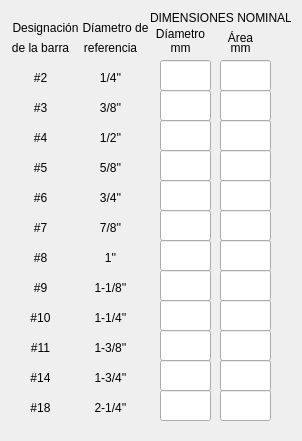
<?xml version="1.0" encoding="UTF-8"?>
<ui version="4.0">
 <class>VentanaBarras</class>
 <widget class="QDialog" name="VentanaBarras">
  <property name="geometry">
   <rect>
    <x>0</x>
    <y>0</y>
    <width>302</width>
    <height>441</height>
   </rect>
  </property>
  <property name="windowTitle">
   <string>Propiedades de las barras</string>
  </property>
  <property name="styleSheet">
   <string notr="true">QToolTip
{
     border: 1px solid black;
     background-color: #D1DBCB;
     padding: 1px;
     border-radius: 3px;
     opacity: 100;
}

QWidget
{
    color: #b1b1b1;
    background-color: #323232;
    selection-background-color:#323232;
    selection-color: black;
    background-clip: border;
    border-image: none;
    border: 0px transparent black;
    outline: 0;
}

QWidget:item:hover
{
    background-color: #D1DBCB;
    color: black;
}

QWidget:item:selected
{
    background-color: #D1DBCB;
    border: 0px
}

QCheckBox
{
    spacing: 5px;
    outline: none;
    color: #eff0f1;
    margin-bottom: 2px;
}

QCheckBox:disabled
{
    color: #76797C;
}

QCheckBox::indicator,QGroupBox::indicator
{
    width: 18px;
    height: 18px;
}

QGroupBox::indicator
{
    margin-left: 2px;
}

QCheckBox::indicator:unchecked
{
    image: url(:/qss_icons/rc/checkbox_unchecked.png);
}

QCheckBox::indicator:unchecked:hover,
QCheckBox::indicator:unchecked:focus,
QCheckBox::indicator:unchecked:pressed,
QGroupBox::indicator:unchecked:hover,
QGroupBox::indicator:unchecked:focus,
QGroupBox::indicator:unchecked:pressed
{
  border: none;
    image: url(:/qss_icons/rc/checkbox_unchecked_focus.png);
}

QCheckBox::indicator:checked
{
    image: url(:/qss_icons/rc/checkbox_checked.png);
}

QCheckBox::indicator:checked:hover,
QCheckBox::indicator:checked:focus,
QCheckBox::indicator:checked:pressed,
QGroupBox::indicator:checked:hover,
QGroupBox::indicator:checked:focus,
QGroupBox::indicator:checked:pressed
{
    border: none;
    image: url(:/qss_icons/rc/checkbox_checked_focus.png);
}


QCheckBox::indicator:indeterminate
{
    image: url(:/qss_icons/rc/checkbox_indeterminate.png);
}

QCheckBox::indicator:indeterminate:focus,
QCheckBox::indicator:indeterminate:hover,
QCheckBox::indicator:indeterminate:pressed
{
    image: url(:/qss_icons/rc/checkbox_indeterminate_focus.png);
}

QCheckBox::indicator:checked:disabled,
QGroupBox::indicator:checked:disabled
{
    image: url(:/qss_icons/rc/checkbox_checked_disabled.png);
}

QCheckBox::indicator:unchecked:disabled,
QGroupBox::indicator:unchecked:disabled
{
    image: url(:/qss_icons/rc/checkbox_unchecked_disabled.png);
}

QRadioButton
{
    spacing: 5px;
    outline: none;
    color: #eff0f1;
    margin-bottom: 2px;
}

QRadioButton:disabled
{
    color: #76797C;
}
QRadioButton::indicator
{
    width: 21px;
    height: 21px;
}

QRadioButton::indicator:unchecked
{
    image: url(:/qss_icons/rc/radio_unchecked.png);
}


QRadioButton::indicator:unchecked:hover,
QRadioButton::indicator:unchecked:focus,
QRadioButton::indicator:unchecked:pressed
{
    border: none;
    outline: none;
    image: url(:/qss_icons/rc/radio_unchecked_focus.png);
}

QRadioButton::indicator:checked
{
    border: none;
    outline: none;
    image: url(:/qss_icons/rc/radio_checked.png);
}

QRadioButton::indicator:checked:hover,
QRadioButton::indicator:checked:focus,
QRadioButton::indicator:checked:pressed
{
    border: none;
    outline: none;
    image: url(:/qss_icons/rc/radio_checked_focus.png);
}

QRadioButton::indicator:checked:disabled
{
    outline: none;
    image: url(:/qss_icons/rc/radio_checked_disabled.png);
}

QRadioButton::indicator:unchecked:disabled
{
    image: url(:/qss_icons/rc/radio_unchecked_disabled.png);
}


QMenuBar
{
    background-color: #323232;
    color: #D1DBCB;
}

QMenuBar::item
{
    background-color: #323232;
    background: transparent;
    /* padding: 2px 20px 2px 20px; */
}

QMenuBar::item:selected
{
    background: transparent;
    /* border: 1px solid #76797C; */
}

QMenuBar::item:pressed
{
    border: 0px solid #76797C;
    background-color: #D1DBCB;
    color: #000;
    margin-bottom:-1px;
    padding-bottom:1px;
}

QMenu
{
    background-color: #323232;
    /* border: 1px solid #76797C; */
    color: #eff0f1;
    /*margin: 2px; */
}

QMenu::icon
{
    /*margin: 5px;*/
}

QMenu::item
{
    padding: 2px 30px 2px 30px;
    /*margin-left: 5px;*/
    border: 1px solid transparent; /* reserve space for selection border */
}

QMenu::item:selected
{
    color: #000000;
}

QMenu::separator {
    height: 2px;
    background: #D1DBCB;
    margin-left: 10px;
    margin-right: 5px;
}

QMenu::indicator {
    width: 18px;
    height: 18px;
}

/* non-exclusive indicator = check box style indicator
   (see QActionGroup::setExclusive) */
QMenu::indicator:non-exclusive:unchecked {
    image: url(:/qss_icons/rc/checkbox_unchecked.png);
}

QMenu::indicator:non-exclusive:unchecked:selected {
    image: url(:/qss_icons/rc/checkbox_unchecked_disabled.png);
}

QMenu::indicator:non-exclusive:checked {
    image: url(:/qss_icons/rc/checkbox_checked.png);
}

QMenu::indicator:non-exclusive:checked:selected {
    image: url(:/qss_icons/rc/checkbox_checked_disabled.png);
}

/* exclusive indicator = radio button style indicator (see QActionGroup::setExclusive) */
QMenu::indicator:exclusive:unchecked {
    image: url(:/qss_icons/rc/radio_unchecked.png);
}

QMenu::indicator:exclusive:unchecked:selected {
    image: url(:/qss_icons/rc/radio_unchecked_disabled.png);
}

QMenu::indicator:exclusive:checked {
    image: url(:/qss_icons/rc/radio_checked.png);
}

QMenu::indicator:exclusive:checked:selected {
    image: url(:/qss_icons/rc/radio_checked_disabled.png);
}

QMenu::right-arrow {
    margin: 5px;
    image: url(:/qss_icons/rc/right_arrow.png)
}


QWidget:disabled
{
    color: #454545;
    background-color: #323232;
}

QAbstractItemView
{
    alternate-background-color: #323232;
    color: #eff0f1;
    border: 1px solid 3A3939;
    border-radius: 2px;
}

QWidget:focus, QMenuBar:focus,QToolBar:focus,QScrollAreaViewer:focus
{
    /* border: 2px solid #D1DBCB; */
}

QTabWidget:focus, QCheckBox:focus, QRadioButton:focus, QSlider:focus
{
    border: none;
}

QLineEdit
{
    background-color: #1e1e1e;
    selection-background-color: #D1DBCB;
    selection-color: black;
    padding: 5px;
    border-style: solid;
    border: 1px solid #76797C;
    border-radius: 2px;
    color: #eff0f1;
}

QGroupBox {
    border:1px solid #76797C;
    border-radius: 2px;
    margin-top: 20px;
}

QGroupBox::title {
    subcontrol-origin: margin;
    subcontrol-position: top center;
    padding-left: 10px;
    padding-right: 10px;
    padding-top: 10px;
}

QAbstractScrollArea
{
    border-radius: 0px;
    border: 0px solid #76797C;
    background-color: transparent;
}

QScrollBar:horizontal
{
    height: 15px;
    margin: 3px 15px 3px 15px;
    border: 1px transparent #2A2929;
    border-radius: 4px;
    background-color: #2A2929;
}

QScrollBar::handle:horizontal
{
    background-color: #605F5F;
    min-width: 5px;
    border-radius: 4px;
}

QScrollBar::add-line:horizontal
{
    margin: 0px 3px 0px 3px;
    border-image: url(:/qss_icons/rc/right_arrow_disabled.png);
    width: 10px;
    height: 10px;
    subcontrol-position: right;
    subcontrol-origin: margin;
}

QScrollBar::sub-line:horizontal
{
    margin: 0px 3px 0px 3px;
    border-image: url(:/qss_icons/rc/left_arrow_disabled.png);
    height: 10px;
    width: 10px;
    subcontrol-position: left;
    subcontrol-origin: margin;
}

QScrollBar::add-line:horizontal:hover,QScrollBar::add-line:horizontal:on
{
    border-image: url(:/qss_icons/rc/right_arrow.png);
    height: 10px;
    width: 10px;
    subcontrol-position: right;
    subcontrol-origin: margin;
}


QScrollBar::sub-line:horizontal:hover, QScrollBar::sub-line:horizontal:on
{
    border-image: url(:/qss_icons/rc/left_arrow.png);
    height: 10px;
    width: 10px;
    subcontrol-position: left;
    subcontrol-origin: margin;
}

QScrollBar::up-arrow:horizontal, QScrollBar::down-arrow:horizontal
{
    background: none;
}


QScrollBar::add-page:horizontal, QScrollBar::sub-page:horizontal
{
    background: none;
}

QScrollBar:vertical
{
    background-color: #2A2929;
    width: 15px;
    margin: 15px 3px 15px 3px;
    border: 1px transparent #2A2929;
    border-radius: 4px;
}

QScrollBar::handle:vertical
{
    background-color: #605F5F;
    min-height: 5px;
    border-radius: 4px;
}

QScrollBar::sub-line:vertical
{
    margin: 3px 0px 3px 0px;
    border-image: url(:/qss_icons/rc/up_arrow_disabled.png);
    height: 10px;
    width: 10px;
    subcontrol-position: top;
    subcontrol-origin: margin;
}

QScrollBar::add-line:vertical
{
    margin: 3px 0px 3px 0px;
    border-image: url(:/qss_icons/rc/down_arrow_disabled.png);
    height: 10px;
    width: 10px;
    subcontrol-position: bottom;
    subcontrol-origin: margin;
}

QScrollBar::sub-line:vertical:hover,QScrollBar::sub-line:vertical:on
{

    border-image: url(:/qss_icons/rc/up_arrow.png);
    height: 10px;
    width: 10px;
    subcontrol-position: top;
    subcontrol-origin: margin;
}


QScrollBar::add-line:vertical:hover, QScrollBar::add-line:vertical:on
{
    border-image: url(:/qss_icons/rc/down_arrow.png);
    height: 10px;
    width: 10px;
    subcontrol-position: bottom;
    subcontrol-origin: margin;
}

QScrollBar::up-arrow:vertical, QScrollBar::down-arrow:vertical
{
    background: none;
}


QScrollBar::add-page:vertical, QScrollBar::sub-page:vertical
{
    background: none;
}

QTextEdit
{
    background-color: #1e1e1e;
    color: #eff0f1;
    border: 1px solid #76797C;
}

QPlainTextEdit
{
    background-color: #1e1e1e;;
    color: #eff0f1;
    border-radius: 2px;
    border: 1px solid #76797C;
}

QHeaderView::section
{
    background-color: #76797C;
    color: #eff0f1;
    padding: 5px;
    border: 1px solid #76797C;
}

QSizeGrip {
    image: url(:/qss_icons/rc/sizegrip.png);
    width: 12px;
    height: 12px;
}


QMainWindow::separator
{
    background-color: #323232;
    color: white;
    padding-left: 4px;
    spacing: 2px;
    border: 1px dashed #76797C;
}

QMainWindow::separator:hover
{

    background-color: #787876;
    color: white;
    padding-left: 4px;
    border: 1px solid #76797C;
    spacing: 2px;
}


QMenu::separator
{
    height: 1px;
    background-color: #76797C;
    color: white;
    padding-left: 4px;
    margin-left: 10px;
    margin-right: 5px;
}

QFrame
{
    border-radius: 0px;
    /*border: 1px solid #76797C;*/
}


QFrame[frameShape=&quot;0&quot;]
{
    border-radius: 0px;
    border: 0px transparent #76797C;
}

QStackedWidget
{
    border: 1px transparent black;
}

QToolBar {
    border: 0px transparent #393838;
    background: 0px solid #323232;
    font-weight: bold;
}

QToolBar::handle:horizontal {
    image: url(:/qss_icons/rc/Hmovetoolbar.png);
}
QToolBar::handle:vertical {
    image: url(:/qss_icons/rc/Vmovetoolbar.png);
}
QToolBar::separator:horizontal {
    image: url(:/qss_icons/rc/Hsepartoolbar.png);
}
QToolBar::separator:vertical {
    image: url(:/qss_icons/rc/Vsepartoolbar.png);
}
QToolButton#qt_toolbar_ext_button {
    background: #58595a
}

QPushButton
{
    color: #eff0f1;
    background-color: #323232;
    border-width: 1px;
    border-color: #76797C;
    border-style: solid;
    padding: 5px;
    border-radius: 0px;
    outline: none;
}

QPushButton:disabled
{
    background-color: #323232;
    border-width: 1px;
    border-color: #454545;
    border-style: solid;
    padding-top: 5px;
    padding-bottom: 5px;
    padding-left: 10px;
    padding-right: 10px;
    border-radius: 2px;
    color: #454545;
}

QPushButton:focus {
    background-color: #D1DBCB;
    color: black;
}

QPushButton:pressed
{
    color: black;
    background-color: #D1DBCB;
    padding-top: -15px;
    padding-bottom: -17px;
}

QComboBox
{
    selection-background-color: #D1DBCB;
    background-color: #31363B;
    border-style: solid;
    border: 1px solid #76797C;
    border-radius: 2px;
    padding: 5px;
    min-width: 75px;
}

QPushButton:checked{
    background-color: #76797C;
    border-color: #6A6969;
}

QComboBox:hover,QPushButton:hover,QAbstractSpinBox:hover,QLineEdit:hover,QTextEdit:hover,QPlainTextEdit:hover,QAbstractView:hover,QTreeView:hover
{
    border: 1px solid #D1DBCB;
}

QComboBox:on
{
    padding-top: 0px;
    padding-left: 4px;
    selection-background-color: #4a4a4a;
}

QComboBox QAbstractItemView
{
    background-color: #1e1e1e;
    border-radius: 2px;
    border: 1px solid #76797C;
    selection-background-color: #D1DBCB;
}

QComboBox::drop-down
{
    subcontrol-origin: padding;
    subcontrol-position: top right;
    width: 15px;

    border-left-width: 0px;
    border-left-color: darkgray;
    border-left-style: solid;
    border-top-right-radius: 3px;
    border-bottom-right-radius: 3px;
}

QComboBox::down-arrow
{
    image: url(:/qss_icons/rc/down_arrow_disabled.png);
}

QComboBox::down-arrow:on, QComboBox::down-arrow:hover,
QComboBox::down-arrow:focus
{
    image: url(:/qss_icons/rc/down_arrow.png);
}

QAbstractSpinBox {
    padding: 2px;
    margin: 2px;
    background-color: #1e1e1e;
    color: #eff0f1;
    border-radius: 0px;
    min-width: 75px;
    selection-background-color: #D1DBCB;
    selection-color: black;
}

QAbstractSpinBox:up-button
{
    background-color: transparent;
    subcontrol-origin: border;
    subcontrol-position: center right;
}

QAbstractSpinBox:down-button
{
    background-color: transparent;
    subcontrol-origin: border;
    subcontrol-position: center left;
}

QAbstractSpinBox::up-arrow,QAbstractSpinBox::up-arrow:disabled,QAbstractSpinBox::up-arrow:off {
    image: url(:/qss_icons/rc/up_arrow_disabled.png);
    width: 10px;
    height: 10px;
}
QAbstractSpinBox::up-arrow:hover
{
    image: url(:/qss_icons/rc/up_arrow.png);
}


QAbstractSpinBox::down-arrow,QAbstractSpinBox::down-arrow:disabled,QAbstractSpinBox::down-arrow:off
{
    image: url(:/qss_icons/rc/down_arrow_disabled.png);
    width: 10px;
    height: 10px;
}
QAbstractSpinBox::down-arrow:hover
{
    image: url(:/qss_icons/rc/down_arrow.png);
}


QLabel
{
    border: 0px solid black;
    margin-left: 2px;
    margin-right: 2px;
    color: #D1DBCB;
}

QTabWidget{
    border: 0px transparent black;
}

QTabWidget::pane {
    border: 1px solid #76797C;
    padding: 5px;
    margin: 0px;
}

QTabWidget::tab-bar {
    left: 5px; /* move to the right by 5px */
}

QTabBar
{
    qproperty-drawBase: 0;
    border-radius: 3px;
}

QTabBar::focus
{
    border: 0px transparent black;
    color: black;
}

QTabBar::hover
{
    border: 0px transparent black;
    color: black;
}

QTabBar::close-button  {
    image: url(:/qss_icons/rc/close.png);
    background: transparent;
}

QTabBar::close-button:hover
{
    image: url(:/qss_icons/rc/close-hover.png);
    background: transparent;
}

QTabBar::close-button:pressed {
    image: url(:/qss_icons/rc/close-pressed.png);
    background: transparent;
}

/* TOP TABS */
QTabBar::tab:top {
    color: #eff0f1;
    border: 1px solid #76797C;
    border-bottom: 1px transparent black;
    background-color: #323232;
    padding: 5px;
    min-width: 50px;
    border-top-left-radius: 2px;
    border-top-right-radius: 2px;
}

QTabBar::tab:top:!selected
{
    color: #eff0f1;
    background-color: #54575B;
    border: 1px solid #76797C;
    border-bottom: 1px transparent black;
    border-top-left-radius: 2px;
    border-top-right-radius: 2px;
}

QTabBar::tab:top:!selected:hover {
    background-color: #D1DBCB;
    color: black;
}

/* BOTTOM TABS */
QTabBar::tab:bottom {
    color: #eff0f1;
    border: 1px solid #76797C;
    border-top: 1px transparent black;
    background-color: #323232;
    padding: 5px;
    border-bottom-left-radius: 2px;
    border-bottom-right-radius: 2px;
    min-width: 50px;
}

QTabBar::tab:bottom:!selected
{
    color: #eff0f1;
    background-color: #54575B;
    border: 1px solid #76797C;
    border-top: 1px transparent black;
    border-bottom-left-radius: 2px;
    border-bottom-right-radius: 2px;
}

QTabBar::tab:bottom:!selected:hover {
    background-color: #D1DBCB;
    color: black;
}

/* LEFT TABS */
QTabBar::tab:left {
    color: #eff0f1;
    border: 1px solid #76797C;
    border-left: 1px transparent black;
    background-color: #323232;
    padding: 5px;
    border-top-right-radius: 2px;
    border-bottom-right-radius: 2px;
    min-height: 50px;
}

QTabBar::tab:left:!selected
{
    color: #eff0f1;
    background-color: #54575B;
    border: 1px solid #76797C;
    border-left: 1px transparent black;
    border-top-right-radius: 2px;
    border-bottom-right-radius: 2px;
}

QTabBar::tab:left:!selected:hover {
    background-color: #D1DBCB;
    color: black;
}


/* RIGHT TABS */
QTabBar::tab:right {
    color: #eff0f1;
    border: 1px solid #76797C;
    border-right: 1px transparent black;
    background-color: #323232;
    padding: 5px;
    border-top-left-radius: 2px;
    border-bottom-left-radius: 2px;
    min-height: 50px;
}

QTabBar::tab:right:!selected
{
    color: #eff0f1;
    background-color: #54575B;
    border: 1px solid #76797C;
    border-right: 1px transparent black;
    border-top-left-radius: 2px;
    border-bottom-left-radius: 2px;
}

QTabBar::tab:right:!selected:hover {
    background-color: #D1DBCB;
    color: black;
}

QTabBar QToolButton::right-arrow:enabled {
     image: url(:/qss_icons/rc/right_arrow.png);
 }

 QTabBar QToolButton::left-arrow:enabled {
     image: url(:/qss_icons/rc/left_arrow.png);
 }

QTabBar QToolButton::right-arrow:disabled {
     image: url(:/qss_icons/rc/right_arrow_disabled.png);
 }

 QTabBar QToolButton::left-arrow:disabled {
     image: url(:/qss_icons/rc/left_arrow_disabled.png);
 }


QDockWidget {
    background: #323232;
    border: 1px solid #403F3F;
    titlebar-close-icon: url(:/qss_icons/rc/close.png);
    titlebar-normal-icon: url(:/qss_icons/rc/undock.png);
}

QDockWidget::close-button, QDockWidget::float-button {
    border: 1px solid transparent;
    border-radius: 2px;
    background: transparent;
}

QDockWidget::close-button:hover, QDockWidget::float-button:hover {
    background: rgba(255, 255, 255, 10);
}

QDockWidget::close-button:pressed, QDockWidget::float-button:pressed {
    padding: 1px -1px -1px 1px;
    background: rgba(255, 255, 255, 10);
}

QTreeView, QListView
{
    border: 1px solid #76797C;
    background-color: #1e1e1e;
}

QTreeView:branch:selected, QTreeView:branch:hover
{
    background: url(:/qss_icons/rc/transparent.png);
}

QTreeView::branch:has-siblings:!adjoins-item {
    border-image: url(:/qss_icons/rc/transparent.png);
}

QTreeView::branch:has-siblings:adjoins-item {
    border-image: url(:/qss_icons/rc/transparent.png);
}

QTreeView::branch:!has-children:!has-siblings:adjoins-item {
    border-image: url(:/qss_icons/rc/transparent.png);
}

QTreeView::branch:has-children:!has-siblings:closed,
QTreeView::branch:closed:has-children:has-siblings {
    image: url(:/qss_icons/rc/branch_closed.png);
}

QTreeView::branch:open:has-children:!has-siblings,
QTreeView::branch:open:has-children:has-siblings  {
    image: url(:/qss_icons/rc/branch_open.png);
}

QTreeView::branch:has-children:!has-siblings:closed:hover,
QTreeView::branch:closed:has-children:has-siblings:hover {
    image: url(:/qss_icons/rc/branch_closed-on.png);
    }

QTreeView::branch:open:has-children:!has-siblings:hover,
QTreeView::branch:open:has-children:has-siblings:hover  {
    image: url(:/qss_icons/rc/branch_open-on.png);
    }

QListView::item:!selected:hover, QTreeView::item:!selected:hover  {
    background: #848383;
    outline: 0;
    color: #eff0f1;
}

QListView::item:selected:hover, QTreeView::item:selected:hover  {
    background: #D1DBCB;
}

QSlider::groove:horizontal {
    border: 1px solid #565a5e;
    height: 4px;
    background: #565a5e;
    margin: 0px;
    border-radius: 2px;
}

QSlider::handle:horizontal {
    background: #D1DBCB;
    border: 1px solid #999999;
    width: 10px;
    height: 10px;
    margin: -5px 0;
}

QSlider::add-page:qlineargradient {
    background: #595858;
    border-top-right-radius: 5px;
    border-bottom-right-radius: 5px;
    border-top-left-radius: 0px;
    border-bottom-left-radius: 0px;
}

QSlider::sub-page::qlineargradient:horizontal {
    background:  #D1DBCB;
    border-top-right-radius: 0px;
    border-bottom-right-radius: 0px;
    border-top-left-radius: 5px;
    border-bottom-left-radius: 5px;
}

QSlider::groove:vertical {
    border: 1px solid #565a5e;
    width: 4px;
    background: #565a5e;
    margin: 0px;
    border-radius: 3px;
}

QSlider::handle:vertical {
    background: #D1DBCB;
    border: 1px solid #999999;
    width: 10px;
    height: 10px;
    margin: 0 -5px;
}

QToolButton {
    color: #D1DBCB;
    background-color: transparent;
    border: 0px transparent #76797C;
    border-radius: 0px;
    padding: 1px;
    margin-right: 5px;
}

QToolButton[popupMode=&quot;1&quot;] { /* only for MenuButtonPopup */
 padding-right: 20px; /* make way for the popup button */
 border: 1px #76797C;
 border-radius: 0px;
}

QToolButton[popupMode=&quot;2&quot;] { /* only for InstantPopup */
 padding-right: 10px; /* make way for the popup button */
 border: 0px #76797C;
}


QToolButton:hover, QToolButton::menu-button:hover {
    background-color: transparent;
    border: 1px solid #D1DBCB;
    padding: 2px;
}

QToolButton:checked, QToolButton:pressed,
        QToolButton::menu-button:pressed {
    color: black;
    background-color: #D1DBCB;
    border: 0px solid #D1DBCB;
    padding: 2px;
}

/* the subcontrol below is used only in the InstantPopup or DelayedPopup mode */
QToolButton::menu-indicator {
    image: url(:/qss_icons/rc/down_arrow.png);
    top: -7px; left: -2px; /* shift it a bit */
}

/* the subcontrols below are used only in the MenuButtonPopup mode */
QToolButton::menu-button {
    border: 1px transparent #76797C;
    border-top-right-radius: 6px;
    border-bottom-right-radius: 6px;
    /* 16px width + 4px for border = 20px allocated above */
    width: 16px;
    outline: none;
}

QToolButton::menu-arrow {
    image: url(:/qss_icons/rc/down_arrow.png);
}

QToolButton::menu-arrow:open {
    border: 1px solid #76797C;
}

QPushButton::menu-indicator  {
    subcontrol-origin: padding;
    subcontrol-position: bottom right;
    left: 8px;
}

QTableView
{
    border: 1px solid #76797C;
    gridline-color: #323232;
    background-color: #1e1e1e;
}


QTableView, QHeaderView
{
    border-radius: 0px;
}

QTableView::item:pressed, QListView::item:pressed, QTreeView::item:pressed  {
    background: #D1DBCB;
    color: black;
}

QTableView::item:selected:active, QTreeView::item:selected:active, QListView::item:selected:active  {
    background: #D1DBCB;
    color: black;
}

QHeaderView
{
    background-color: #323232;
    border: 1px transparent;
    border-radius: 0px;
    margin: 0px;
    padding: 0px;

}

QHeaderView::section  {
    background-color: #323232;
    color: #eff0f1;
    padding: 5px;
    border: 1px solid #76797C;
    border-radius: 0px;
    text-align: center;
}

QHeaderView::section::vertical::first, QHeaderView::section::vertical::only-one
{
    border-top: 1px solid #76797C;
}

QHeaderView::section::vertical
{
    border-top: transparent;
}

QHeaderView::section::horizontal::first, QHeaderView::section::horizontal::only-one
{
    border-left: 1px solid #76797C;
}

QHeaderView::section::horizontal
{
    border-left: transparent;
}


QHeaderView::section:checked
 {
    color: white;
    background-color: #848383;
 }

 /* style the sort indicator */
QHeaderView::down-arrow {
    image: url(:/qss_icons/rc/down_arrow.png);
}

QHeaderView::up-arrow {
    image: url(:/qss_icons/rc/up_arrow.png);
}


QTableCornerButton::section {
    background-color: #323232;
    border: 1px transparent #76797C;
    border-radius: 0px;
}

QToolBox  {
    padding: 5px;
    border: 1px transparent black;
}

QToolBox::tab {
    color: #eff0f1;
    background-color: #323232;
    border: 1px solid #76797C;
    border-bottom: 1px transparent #323232;
    border-top-left-radius: 5px;
    border-top-right-radius: 5px;
}

QToolBox::tab:selected { /* italicize selected tabs */
    font: italic;
    background-color: #323232;
    border-color: #D1DBCB;
 }

QStatusBar::item {
    border: 0px transparent dark;
    margin: 0px;
    border: 0px;
 }


QFrame[height=&quot;3&quot;], QFrame[width=&quot;3&quot;] {
    background-color: #76797C;
}


QSplitter::handle {
    border: 1px dashed #76797C;
}

QSplitter::handle:hover {
    background-color: #787876;
    border: 1px solid #76797C;
}

QSplitter::handle:horizontal {
    width: 1px;
}

QSplitter::handle:vertical {
    height: 1px;
}

QProgressBar {
    border: 1px solid #76797C;
    border-radius: 5px;
    text-align: center;
}

QProgressBar::chunk {
    background-color: #D1DBCB;
}

QDateEdit
{
    selection-background-color: #D1DBCB;
    border-style: solid;
    border: 1px solid #CEE343;
    border-radius: 2px;
    padding: 1px;
    min-width: 75px;
}

QDateEdit:on
{
    padding-top: 3px;
    padding-left: 4px;
    selection-background-color: #4a4a4a;
}

QDateEdit QAbstractItemView
{
    background-color: #1e1e1e;
    border-radius: 2px;
    border: 1px solid #3375A3;
    selection-background-color: #D1DBCB;
}

QDateEdit::drop-down
{
    subcontrol-origin: padding;
    subcontrol-position: top right;
    width: 15px;
    border-left-width: 0px;
    border-left-color: darkgray;
    border-left-style: solid;
    border-top-right-radius: 3px;
    border-bottom-right-radius: 3px;
}

QDateEdit::down-arrow
{
    image: url(:/qss_icons/rc/down_arrow_disabled.png);
}

QDateEdit::down-arrow:on, QDateEdit::down-arrow:hover,
QDateEdit::down-arrow:focus
{
    image: url(:/qss_icons/rc/down_arrow.png);
}
</string>
  </property>
  <widget class="QLineEdit" name="line_edit_area_N2">
   <property name="geometry">
    <rect>
     <x>220</x>
     <y>60</y>
     <width>51</width>
     <height>31</height>
    </rect>
   </property>
  </widget>
  <widget class="QLineEdit" name="line_edit_area_N9">
   <property name="geometry">
    <rect>
     <x>220</x>
     <y>270</y>
     <width>51</width>
     <height>31</height>
    </rect>
   </property>
  </widget>
  <widget class="QLabel" name="label_28">
   <property name="geometry">
    <rect>
     <x>10</x>
     <y>400</y>
     <width>61</width>
     <height>16</height>
    </rect>
   </property>
   <property name="text">
    <string>&lt;html&gt;&lt;head/&gt;&lt;body&gt;&lt;p align=&quot;center&quot;&gt;#18&lt;/p&gt;&lt;/body&gt;&lt;/html&gt;</string>
   </property>
  </widget>
  <widget class="QLabel" name="label_10">
   <property name="geometry">
    <rect>
     <x>150</x>
     <y>40</y>
     <width>61</width>
     <height>16</height>
    </rect>
   </property>
   <property name="text">
    <string>&lt;html&gt;&lt;head/&gt;&lt;body&gt;&lt;p align=&quot;center&quot;&gt;mm&lt;/p&gt;&lt;/body&gt;&lt;/html&gt;</string>
   </property>
  </widget>
  <widget class="QLineEdit" name="line_edit_area_N14">
   <property name="geometry">
    <rect>
     <x>220</x>
     <y>360</y>
     <width>51</width>
     <height>31</height>
    </rect>
   </property>
  </widget>
  <widget class="QLabel" name="label_20">
   <property name="geometry">
    <rect>
     <x>10</x>
     <y>130</y>
     <width>61</width>
     <height>16</height>
    </rect>
   </property>
   <property name="text">
    <string>&lt;html&gt;&lt;head/&gt;&lt;body&gt;&lt;p align=&quot;center&quot;&gt;#4&lt;/p&gt;&lt;/body&gt;&lt;/html&gt;</string>
   </property>
  </widget>
  <widget class="QLabel" name="label_35">
   <property name="geometry">
    <rect>
     <x>80</x>
     <y>340</y>
     <width>61</width>
     <height>16</height>
    </rect>
   </property>
   <property name="text">
    <string>&lt;html&gt;&lt;head/&gt;&lt;body&gt;&lt;p align=&quot;center&quot;&gt;1-3/8''&lt;/p&gt;&lt;/body&gt;&lt;/html&gt;</string>
   </property>
  </widget>
  <widget class="QLineEdit" name="line_edit_diametro_N18">
   <property name="geometry">
    <rect>
     <x>160</x>
     <y>390</y>
     <width>51</width>
     <height>31</height>
    </rect>
   </property>
  </widget>
  <widget class="QLineEdit" name="line_edit_diametro_N7">
   <property name="geometry">
    <rect>
     <x>160</x>
     <y>210</y>
     <width>51</width>
     <height>31</height>
    </rect>
   </property>
  </widget>
  <widget class="QLabel" name="label_17">
   <property name="geometry">
    <rect>
     <x>10</x>
     <y>70</y>
     <width>61</width>
     <height>16</height>
    </rect>
   </property>
   <property name="text">
    <string>&lt;html&gt;&lt;head/&gt;&lt;body&gt;&lt;p align=&quot;center&quot;&gt;#2&lt;/p&gt;&lt;/body&gt;&lt;/html&gt;</string>
   </property>
  </widget>
  <widget class="QLineEdit" name="line_edit_diametro_N8">
   <property name="geometry">
    <rect>
     <x>160</x>
     <y>240</y>
     <width>51</width>
     <height>31</height>
    </rect>
   </property>
  </widget>
  <widget class="QLineEdit" name="line_edit_diametro_N9">
   <property name="geometry">
    <rect>
     <x>160</x>
     <y>270</y>
     <width>51</width>
     <height>31</height>
    </rect>
   </property>
  </widget>
  <widget class="QLabel" name="label_9">
   <property name="geometry">
    <rect>
     <x>150</x>
     <y>26</y>
     <width>61</width>
     <height>16</height>
    </rect>
   </property>
   <property name="text">
    <string>&lt;html&gt;&lt;head/&gt;&lt;body&gt;&lt;p align=&quot;center&quot;&gt;Díametro&lt;/p&gt;&lt;/body&gt;&lt;/html&gt;</string>
   </property>
  </widget>
  <widget class="QLabel" name="label_6">
   <property name="geometry">
    <rect>
     <x>80</x>
     <y>40</y>
     <width>61</width>
     <height>16</height>
    </rect>
   </property>
   <property name="text">
    <string>&lt;html&gt;&lt;head/&gt;&lt;body&gt;&lt;p align=&quot;center&quot;&gt;referencia&lt;/p&gt;&lt;/body&gt;&lt;/html&gt;</string>
   </property>
  </widget>
  <widget class="QLabel" name="label_18">
   <property name="geometry">
    <rect>
     <x>10</x>
     <y>100</y>
     <width>61</width>
     <height>16</height>
    </rect>
   </property>
   <property name="text">
    <string>&lt;html&gt;&lt;head/&gt;&lt;body&gt;&lt;p align=&quot;center&quot;&gt;#3&lt;/p&gt;&lt;/body&gt;&lt;/html&gt;</string>
   </property>
  </widget>
  <widget class="QLineEdit" name="line_edit_area_N8">
   <property name="geometry">
    <rect>
     <x>220</x>
     <y>240</y>
     <width>51</width>
     <height>31</height>
    </rect>
   </property>
  </widget>
  <widget class="QLabel" name="label_31">
   <property name="geometry">
    <rect>
     <x>80</x>
     <y>310</y>
     <width>61</width>
     <height>16</height>
    </rect>
   </property>
   <property name="text">
    <string>&lt;html&gt;&lt;head/&gt;&lt;body&gt;&lt;p align=&quot;center&quot;&gt;1-1/4''&lt;/p&gt;&lt;/body&gt;&lt;/html&gt;</string>
   </property>
  </widget>
  <widget class="QLabel" name="label">
   <property name="geometry">
    <rect>
     <x>10</x>
     <y>20</y>
     <width>71</width>
     <height>16</height>
    </rect>
   </property>
   <property name="text">
    <string>&lt;html&gt;&lt;head/&gt;&lt;body&gt;&lt;p align=&quot;center&quot;&gt;Designación&lt;/p&gt;&lt;/body&gt;&lt;/html&gt;</string>
   </property>
  </widget>
  <widget class="QLabel" name="label_19">
   <property name="geometry">
    <rect>
     <x>10</x>
     <y>160</y>
     <width>61</width>
     <height>16</height>
    </rect>
   </property>
   <property name="text">
    <string>&lt;html&gt;&lt;head/&gt;&lt;body&gt;&lt;p align=&quot;center&quot;&gt;#5&lt;/p&gt;&lt;/body&gt;&lt;/html&gt;</string>
   </property>
  </widget>
  <widget class="QLabel" name="label_40">
   <property name="geometry">
    <rect>
     <x>80</x>
     <y>100</y>
     <width>61</width>
     <height>16</height>
    </rect>
   </property>
   <property name="text">
    <string>&lt;html&gt;&lt;head/&gt;&lt;body&gt;&lt;p align=&quot;center&quot;&gt;3/8''&lt;/p&gt;&lt;/body&gt;&lt;/html&gt;</string>
   </property>
  </widget>
  <widget class="QLabel" name="label_22">
   <property name="geometry">
    <rect>
     <x>10</x>
     <y>220</y>
     <width>61</width>
     <height>16</height>
    </rect>
   </property>
   <property name="text">
    <string>&lt;html&gt;&lt;head/&gt;&lt;body&gt;&lt;p align=&quot;center&quot;&gt;#7&lt;/p&gt;&lt;/body&gt;&lt;/html&gt;</string>
   </property>
  </widget>
  <widget class="QLineEdit" name="line_edit_area_N10">
   <property name="geometry">
    <rect>
     <x>220</x>
     <y>300</y>
     <width>51</width>
     <height>31</height>
    </rect>
   </property>
  </widget>
  <widget class="QLabel" name="label_24">
   <property name="geometry">
    <rect>
     <x>10</x>
     <y>310</y>
     <width>61</width>
     <height>16</height>
    </rect>
   </property>
   <property name="text">
    <string>&lt;html&gt;&lt;head/&gt;&lt;body&gt;&lt;p align=&quot;center&quot;&gt;#10&lt;/p&gt;&lt;/body&gt;&lt;/html&gt;</string>
   </property>
  </widget>
  <widget class="QLabel" name="label_36">
   <property name="geometry">
    <rect>
     <x>80</x>
     <y>160</y>
     <width>61</width>
     <height>16</height>
    </rect>
   </property>
   <property name="text">
    <string>&lt;html&gt;&lt;head/&gt;&lt;body&gt;&lt;p align=&quot;center&quot;&gt;5/8''&lt;/p&gt;&lt;/body&gt;&lt;/html&gt;</string>
   </property>
  </widget>
  <widget class="QLineEdit" name="line_edit_diametro_N14">
   <property name="geometry">
    <rect>
     <x>160</x>
     <y>360</y>
     <width>51</width>
     <height>31</height>
    </rect>
   </property>
  </widget>
  <widget class="QLineEdit" name="line_edit_area_N7">
   <property name="geometry">
    <rect>
     <x>220</x>
     <y>210</y>
     <width>51</width>
     <height>31</height>
    </rect>
   </property>
  </widget>
  <widget class="QLineEdit" name="line_edit_diametro_N6">
   <property name="geometry">
    <rect>
     <x>160</x>
     <y>180</y>
     <width>51</width>
     <height>31</height>
    </rect>
   </property>
  </widget>
  <widget class="QLabel" name="label_11">
   <property name="geometry">
    <rect>
     <x>210</x>
     <y>40</y>
     <width>61</width>
     <height>16</height>
    </rect>
   </property>
   <property name="text">
    <string>&lt;html&gt;&lt;head/&gt;&lt;body&gt;&lt;p align=&quot;center&quot;&gt;mm&lt;/p&gt;&lt;/body&gt;&lt;/html&gt;</string>
   </property>
  </widget>
  <widget class="QLineEdit" name="line_edit_diametro_N2">
   <property name="geometry">
    <rect>
     <x>160</x>
     <y>60</y>
     <width>51</width>
     <height>31</height>
    </rect>
   </property>
  </widget>
  <widget class="QLabel" name="label_26">
   <property name="geometry">
    <rect>
     <x>10</x>
     <y>250</y>
     <width>61</width>
     <height>16</height>
    </rect>
   </property>
   <property name="text">
    <string>&lt;html&gt;&lt;head/&gt;&lt;body&gt;&lt;p align=&quot;center&quot;&gt;#8&lt;/p&gt;&lt;/body&gt;&lt;/html&gt;</string>
   </property>
  </widget>
  <widget class="QLabel" name="label_30">
   <property name="geometry">
    <rect>
     <x>80</x>
     <y>250</y>
     <width>61</width>
     <height>16</height>
    </rect>
   </property>
   <property name="text">
    <string>&lt;html&gt;&lt;head/&gt;&lt;body&gt;&lt;p align=&quot;center&quot;&gt;1''&lt;/p&gt;&lt;/body&gt;&lt;/html&gt;</string>
   </property>
  </widget>
  <widget class="QLineEdit" name="line_edit_area_N18">
   <property name="geometry">
    <rect>
     <x>220</x>
     <y>390</y>
     <width>51</width>
     <height>31</height>
    </rect>
   </property>
  </widget>
  <widget class="QLabel" name="label_37">
   <property name="geometry">
    <rect>
     <x>80</x>
     <y>190</y>
     <width>61</width>
     <height>16</height>
    </rect>
   </property>
   <property name="text">
    <string>&lt;html&gt;&lt;head/&gt;&lt;body&gt;&lt;p align=&quot;center&quot;&gt;3/4''&lt;/p&gt;&lt;/body&gt;&lt;/html&gt;</string>
   </property>
  </widget>
  <widget class="QLineEdit" name="line_edit_area_N3">
   <property name="geometry">
    <rect>
     <x>220</x>
     <y>90</y>
     <width>51</width>
     <height>31</height>
    </rect>
   </property>
  </widget>
  <widget class="QLabel" name="label_8">
   <property name="geometry">
    <rect>
     <x>150</x>
     <y>10</y>
     <width>141</width>
     <height>16</height>
    </rect>
   </property>
   <property name="text">
    <string>&lt;html&gt;&lt;head/&gt;&lt;body&gt;&lt;p align=&quot;center&quot;&gt;DIMENSIONES NOMINALES&lt;/p&gt;&lt;/body&gt;&lt;/html&gt;</string>
   </property>
  </widget>
  <widget class="QLabel" name="label_23">
   <property name="geometry">
    <rect>
     <x>10</x>
     <y>280</y>
     <width>61</width>
     <height>16</height>
    </rect>
   </property>
   <property name="text">
    <string>&lt;html&gt;&lt;head/&gt;&lt;body&gt;&lt;p align=&quot;center&quot;&gt;#9&lt;/p&gt;&lt;/body&gt;&lt;/html&gt;</string>
   </property>
  </widget>
  <widget class="QLabel" name="label_25">
   <property name="geometry">
    <rect>
     <x>10</x>
     <y>340</y>
     <width>61</width>
     <height>16</height>
    </rect>
   </property>
   <property name="text">
    <string>&lt;html&gt;&lt;head/&gt;&lt;body&gt;&lt;p align=&quot;center&quot;&gt;#11&lt;/p&gt;&lt;/body&gt;&lt;/html&gt;</string>
   </property>
  </widget>
  <widget class="QLabel" name="label_38">
   <property name="geometry">
    <rect>
     <x>80</x>
     <y>370</y>
     <width>61</width>
     <height>16</height>
    </rect>
   </property>
   <property name="text">
    <string>&lt;html&gt;&lt;head/&gt;&lt;body&gt;&lt;p align=&quot;center&quot;&gt;1-3/4''&lt;/p&gt;&lt;/body&gt;&lt;/html&gt;</string>
   </property>
  </widget>
  <widget class="QLabel" name="label_29">
   <property name="geometry">
    <rect>
     <x>80</x>
     <y>220</y>
     <width>61</width>
     <height>16</height>
    </rect>
   </property>
   <property name="text">
    <string>&lt;html&gt;&lt;head/&gt;&lt;body&gt;&lt;p align=&quot;center&quot;&gt;7/8''&lt;/p&gt;&lt;/body&gt;&lt;/html&gt;</string>
   </property>
  </widget>
  <widget class="QLineEdit" name="line_edit_diametro_N11">
   <property name="geometry">
    <rect>
     <x>160</x>
     <y>330</y>
     <width>51</width>
     <height>31</height>
    </rect>
   </property>
  </widget>
  <widget class="QLineEdit" name="line_edit_diametro_N3">
   <property name="geometry">
    <rect>
     <x>160</x>
     <y>90</y>
     <width>51</width>
     <height>31</height>
    </rect>
   </property>
  </widget>
  <widget class="QLineEdit" name="line_edit_diametro_N4">
   <property name="geometry">
    <rect>
     <x>160</x>
     <y>120</y>
     <width>51</width>
     <height>31</height>
    </rect>
   </property>
  </widget>
  <widget class="QLabel" name="label_39">
   <property name="geometry">
    <rect>
     <x>80</x>
     <y>400</y>
     <width>61</width>
     <height>16</height>
    </rect>
   </property>
   <property name="text">
    <string>&lt;html&gt;&lt;head/&gt;&lt;body&gt;&lt;p align=&quot;center&quot;&gt;2-1/4''&lt;/p&gt;&lt;/body&gt;&lt;/html&gt;</string>
   </property>
  </widget>
  <widget class="QLabel" name="label_3">
   <property name="geometry">
    <rect>
     <x>10</x>
     <y>40</y>
     <width>61</width>
     <height>16</height>
    </rect>
   </property>
   <property name="text">
    <string>&lt;html&gt;&lt;head/&gt;&lt;body&gt;&lt;p align=&quot;center&quot;&gt;de la barra&lt;/p&gt;&lt;/body&gt;&lt;/html&gt;</string>
   </property>
  </widget>
  <widget class="QLineEdit" name="line_edit_area_N5">
   <property name="geometry">
    <rect>
     <x>220</x>
     <y>150</y>
     <width>51</width>
     <height>31</height>
    </rect>
   </property>
  </widget>
  <widget class="QLineEdit" name="line_edit_area_N4">
   <property name="geometry">
    <rect>
     <x>220</x>
     <y>120</y>
     <width>51</width>
     <height>31</height>
    </rect>
   </property>
  </widget>
  <widget class="QLineEdit" name="line_edit_area_N6">
   <property name="geometry">
    <rect>
     <x>220</x>
     <y>180</y>
     <width>51</width>
     <height>31</height>
    </rect>
   </property>
  </widget>
  <widget class="QLabel" name="label_21">
   <property name="geometry">
    <rect>
     <x>10</x>
     <y>190</y>
     <width>61</width>
     <height>16</height>
    </rect>
   </property>
   <property name="text">
    <string>&lt;html&gt;&lt;head/&gt;&lt;body&gt;&lt;p align=&quot;center&quot;&gt;#6&lt;/p&gt;&lt;/body&gt;&lt;/html&gt;</string>
   </property>
  </widget>
  <widget class="QLabel" name="label_27">
   <property name="geometry">
    <rect>
     <x>10</x>
     <y>370</y>
     <width>61</width>
     <height>16</height>
    </rect>
   </property>
   <property name="text">
    <string>&lt;html&gt;&lt;head/&gt;&lt;body&gt;&lt;p align=&quot;center&quot;&gt;#14&lt;/p&gt;&lt;/body&gt;&lt;/html&gt;</string>
   </property>
  </widget>
  <widget class="QLabel" name="label_32">
   <property name="geometry">
    <rect>
     <x>80</x>
     <y>280</y>
     <width>61</width>
     <height>16</height>
    </rect>
   </property>
   <property name="text">
    <string>&lt;html&gt;&lt;head/&gt;&lt;body&gt;&lt;p align=&quot;center&quot;&gt;1-1/8''&lt;/p&gt;&lt;/body&gt;&lt;/html&gt;</string>
   </property>
  </widget>
  <widget class="QLabel" name="label_34">
   <property name="geometry">
    <rect>
     <x>80</x>
     <y>130</y>
     <width>61</width>
     <height>16</height>
    </rect>
   </property>
   <property name="text">
    <string>&lt;html&gt;&lt;head/&gt;&lt;body&gt;&lt;p align=&quot;center&quot;&gt;1/2''&lt;/p&gt;&lt;/body&gt;&lt;/html&gt;</string>
   </property>
  </widget>
  <widget class="QLabel" name="label_5">
   <property name="geometry">
    <rect>
     <x>80</x>
     <y>20</y>
     <width>71</width>
     <height>16</height>
    </rect>
   </property>
   <property name="text">
    <string>&lt;html&gt;&lt;head/&gt;&lt;body&gt;&lt;p align=&quot;center&quot;&gt;Díametro de&lt;/p&gt;&lt;/body&gt;&lt;/html&gt;</string>
   </property>
  </widget>
  <widget class="QLineEdit" name="line_edit_area_N11">
   <property name="geometry">
    <rect>
     <x>220</x>
     <y>330</y>
     <width>51</width>
     <height>31</height>
    </rect>
   </property>
  </widget>
  <widget class="QLineEdit" name="line_edit_diametro_N5">
   <property name="geometry">
    <rect>
     <x>160</x>
     <y>150</y>
     <width>51</width>
     <height>31</height>
    </rect>
   </property>
  </widget>
  <widget class="QLabel" name="label_33">
   <property name="geometry">
    <rect>
     <x>80</x>
     <y>70</y>
     <width>61</width>
     <height>16</height>
    </rect>
   </property>
   <property name="text">
    <string>&lt;html&gt;&lt;head/&gt;&lt;body&gt;&lt;p align=&quot;center&quot;&gt;1/4''&lt;/p&gt;&lt;/body&gt;&lt;/html&gt;</string>
   </property>
  </widget>
  <widget class="QLabel" name="label_12">
   <property name="geometry">
    <rect>
     <x>210</x>
     <y>30</y>
     <width>61</width>
     <height>16</height>
    </rect>
   </property>
   <property name="text">
    <string>&lt;html&gt;&lt;head/&gt;&lt;body&gt;&lt;p align=&quot;center&quot;&gt;Área&lt;/p&gt;&lt;/body&gt;&lt;/html&gt;</string>
   </property>
  </widget>
  <widget class="QLineEdit" name="line_edit_diametro_N10">
   <property name="geometry">
    <rect>
     <x>160</x>
     <y>300</y>
     <width>51</width>
     <height>31</height>
    </rect>
   </property>
  </widget>
 </widget>
 <resources/>
 <connections/>
</ui>
